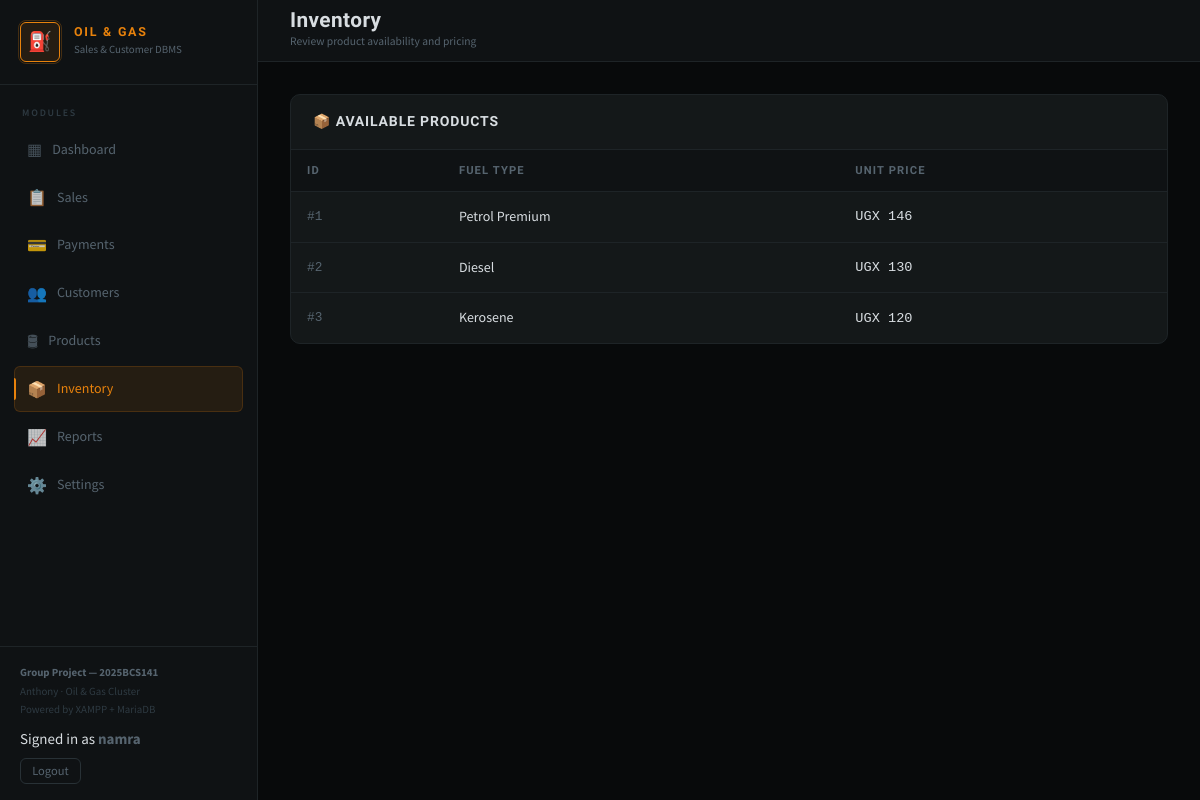
The app's page /inventory.php (signed in) with its own data.
### tables this page shows
CREATE TABLE Products (
    ProductID INTEGER PRIMARY KEY AUTOINCREMENT,
    FuelType VARCHAR(50) NOT NULL,
    UnitPrice DECIMAL(10, 2) NOT NULL,
    Description VARCHAR(255),
    CreatedAt TIMESTAMP DEFAULT CURRENT_TIMESTAMP
);

### inventory.php (the view, shortened to what this page needs)
<?php
$db = Database::getInstance();
$pdo = $db->getPdo();
$inventory = $pdo->query('SELECT ProductID, FuelType, UnitPrice FROM Products ORDER BY ProductID')->fetchAll();
?>
<!DOCTYPE html>
<html lang="en">
<head>
  <link rel="stylesheet" href="assets/style.css">
</head>
<body>
<?php include 'sidebar.php'; ?>
<div class="main">
  <header class="topbar">
    <div class="topbar-left">
      <h1>Inventory</h1>
      <p class="page-sub">Review product availability and pricing</p>
    </div>
  </header>
  <div class="content">
    <div class="panel">
      <div class="panel-header"><span class="panel-title">📦 Available Products</span></div>
      <div class="table-wrap">
        <table>
          <thead><tr><th>ID</th><th>Fuel Type</th><th>Unit Price</th></tr></thead>
          <tbody>
            <?php if (empty($inventory)): ?>
            <tr><td colspan="3"><div class="empty-state"><p>No inventory records available.</p></div></td></tr>
            <?php else: foreach ($inventory as $item): ?>
            <tr>
              <td class="td-id">#<?= (int) ($item['ProductID'] ?? 0) ?></td>
              <td class="td-primary"><?= htmlspecialchars((string) ($item['FuelType'] ?? '')) ?></td>
              <td class="td-mono">UGX <?= number_format((float) ($item['UnitPrice'] ?? 0), 0) ?></td>
            </tr>
            <?php endforeach; endif; ?>
          </tbody>
        </table>
      </div>
    </div>
  </div>
</div>
</body>
</html>

### assets/style.css (style rules this page uses)
:root { --bg: #080a0b; --surface: #0f1214; --card: #141819; --card-hover: #1a1f21; --border: #1e2427; --border-light: #283136; --accent: #e8820c; --accent-dim: rgba(232,130,12,0.10); --accent-glow: rgba(232,130,12,0.25); --accent-hover: #f5960f; --text: #d8dde1; --text-muted: #56646f; --text-dim: #2e3a42; --success: #27b87a; --success-dim: rgba(39,184,122,0.10); --danger: #d94040; --danger-dim: rgba(217,64,64,0.10); --warning: #e8c44a; --warning-dim: rgba(232,196,74,0.10); --info: #3a9ce8; --info-dim: rgba(58,156,232,0.10); --sidebar-w: 258px; --topbar-h: 62px; --radius: 6px; --radius-lg: 10px; --shadow: 0 4px 20px rgba(0,0,0,0.5); }
*, *::before, *::after { box-sizing: border-box; margin: 0; padding: 0; }
html { scroll-behavior: smooth; }
body { font-family: 'Source Sans Pro', 'Barlow', sans-serif; background: var(--bg); color: var(--text); min-height: 100vh; display: flex; font-size: 15px; line-height: 1.55; }
.main { margin-left: var(--sidebar-w); flex: 1; display: flex; flex-direction: column; min-height: 100vh; }
.topbar { height: var(--topbar-h); background: var(--surface); border-bottom: 1px solid var(--border); padding: 0 2rem; display: flex; align-items: center; justify-content: space-between; position: sticky; top: 0; z-index: 100; }
.topbar-left h1 { font-family: 'Barlow Condensed', 'Source Sans Pro', sans-serif; font-weight: 700; font-size: 1.3rem; letter-spacing: 0.02em; line-height: 1; }
.topbar-left .page-sub { font-size: 0.72rem; color: var(--text-muted); margin-top: 3px; }
.content { padding: 2rem; flex: 1; }
.panel { background: var(--card); border: 1px solid var(--border); border-radius: var(--radius-lg); margin-bottom: 1.5rem; overflow: hidden; }
.panel-header { padding: 1rem 1.375rem; border-bottom: 1px solid var(--border); display: flex; align-items: center; justify-content: space-between; gap: 1rem; }
.panel-title { font-family: 'Barlow Condensed', 'Source Sans Pro', sans-serif; font-weight: 700; font-size: 0.875rem; letter-spacing: 0.06em; text-transform: uppercase; display: flex; align-items: center; gap: 0.5rem; }
.table-wrap { overflow-x: auto; }
table { width: 100%; border-collapse: collapse; font-size: 0.875rem; }
thead th { font-family: 'Barlow Condensed', 'Source Sans Pro', sans-serif; font-weight: 600; font-size: 0.7rem; letter-spacing: 0.10em; text-transform: uppercase; color: var(--text-muted); padding: 0.75rem 1rem; border-bottom: 1px solid var(--border); text-align: left; white-space: nowrap; background: var(--surface); }
tbody td { padding: 0.875rem 1rem; border-bottom: 1px solid var(--border); vertical-align: middle; }
tbody tr:last-child td { border-bottom: none; }
tbody tr { transition: background 0.1s; }
.td-id { color: var(--text-muted); font-family: monospace; font-size: 0.8rem; }
.td-primary { font-weight: 500; color: var(--text); }
.td-mono { font-family: 'Courier New', monospace; font-size: 0.85rem; }

### records on screen
products: ProductID "1", FuelType "Petrol Premium", UnitPrice "146"
products: ProductID "2", FuelType "Diesel", UnitPrice "130"
products: ProductID "3", FuelType "Kerosene", UnitPrice "120"

### other values on screen
$module['icon'] "▦"
$module['label'] "Dashboard"
$module['icon'] "📋"
$module['label'] "Sales"
$module['icon'] "💳"
$module['label'] "Payments"
$module['icon'] "👥"
$module['label'] "Customers"
$module['icon'] "🛢"
$module['label'] "Products"
$module['icon'] "📦"
$module['label'] "Inventory"
$module['icon'] "📈"
$module['label'] "Reports"
$module['icon'] "⚙️"
